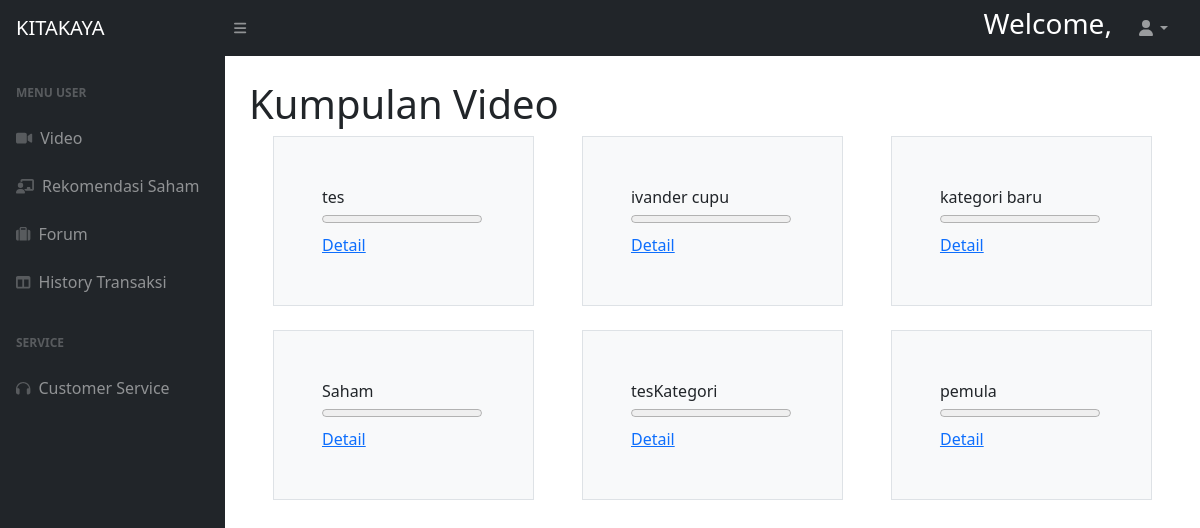
Screenshot of /public/halamanuservip.php with the database file from the repository.
### tables this page shows
CREATE TABLE `kategori_vid` (
  `id` int(11) NOT NULL,
  `nama_kategori` text NOT NULL
);

### config/database.php (called while the page is built, shortened)
<?php
    class Database{
        private static $instance;
        public $pdo;
        private function __construct()
        {
            $dsn = "mysql:host=".DB_HOST.";dbname=".DB_NAME.";charset=UTF8";
            $options = [
                PDO::ATTR_ERRMODE => PDO::ERRMODE_EXCEPTION,
                PDO::ATTR_DEFAULT_FETCH_MODE => PDO::FETCH_OBJ,
                PDO::ATTR_EMULATE_PREPARES => false
            ];
            try {
                $this->pdo = new PDO($dsn,DB_USER,DB_PASSWORD,$options);
            }
            catch(PDOException $e){
                echo  $e->getMessage();
            }
        }
        static function instance(){
            if(!isset(self::$instance)){
                self::$instance = new Database();
            }
            return self::$instance;
        }
        function query($sql,$args = NULL){
            if (!$args){
                return $this->pdo->query($sql);
            }
            $stmt = $this->pdo->prepare($sql);
            $stmt->execute($args);
            return $stmt;
        }
    }
?>

### models/Video.php (called while the page is built, shortened)
<?php
    class Video{
        public static function getVideo()
        {
            $db=Database::instance();
            $temp=$db->query("SELECT distinct k.nama_kategori, k.id FROM  kategori_vid k LEFT JOIN thread t ON t.f_kategori=k.id AND t.status_video = 1");
            return $temp->fetchAll();
        }
        public static function jumlahVideo($f)
        {
            $db=Database::instance();
            $temp=$db->query("SELECT count(*) as c FROM  thread WHERE f_kategori = :f AND status_video = 1", [
                "f"=>$f
            ]);
            return $temp->fetch();
        }
        public static function VideoWatchedPB($refuser, $refkategori)
        {
            $db=Database::instance();
            $temp=$db->query("SELECT count(*) as c FROM progressbar WHERE refuser = :refuser AND refkategori = :refkategori",[
                "refuser"=>$refuser,
                "refkategori"=>$refkategori,
            ]);
            return $temp->fetch();
        }
    }
?>

### public/halamanuservip.php (the view, shortened to what this page needs)
<?php
    $user = $_SESSION["user"];
    $munculkan = $user->nama;
?>
<!DOCTYPE html>
<html lang="en">
    <head>
        <link href="https://cdn.jsdelivr.net/npm/simple-datatables@latest/dist/style.css" rel="stylesheet" />
        <link href="../assets/css/punyaadmin.css" rel="stylesheet" />
    </head>
    <body class="sb-nav-fixed">
        <nav class="sb-topnav navbar navbar-expand navbar-dark bg-dark">
            <a class="navbar-brand ps-3" href="halamanuservip.php">KITAKAYA</a>
            <button class="btn btn-link btn-sm order-1 order-lg-0 me-4 me-lg-0" id="sidebarToggle" href="#!"><i class="fas fa-bars"></i></button>
            <form class="d-none d-md-inline-block form-inline ms-auto me-0 me-md-3 my-2 my-md-0">
                <div class="input-group">
                    <h3 style="color: white;">Welcome, <?= $munculkan?></h3>
                </div>
            </form>
            <ul class="navbar-nav ms-auto ms-md-0 me-3 me-lg-4">
                <li class="nav-item dropdown">
                    <a class="nav-link dropdown-toggle" id="navbarDropdown" href="#" role="button" data-bs-toggle="dropdown" aria-expanded="false"><i class="fas fa-user fa-fw"></i></a>
                </li>
            </ul>
        </nav>
        <div id="layoutSidenav">
            <div id="layoutSidenav_nav">
                <nav class="sb-sidenav accordion sb-sidenav-dark" id="sidenavAccordion">
                    <div class="sb-sidenav-menu">
                        <div class="nav">
                            <div class="sb-sidenav-menu-heading">Menu User</div>
                            <a class="nav-link" href="../public/halamanuservip.php">
                                <div class="sb-nav-link-icon"><i class="fas fa-video"></i></div>
                                Video
                            </a>
                            <a class="nav-link" href="../public/halamanuserviprekomendasi.php">
                                <div class="sb-nav-link-icon"><i class="fas fa-chalkboard-teacher"></i></div>
                                Rekomendasi Saham
                            </a>
                            <a class="nav-link" href="../public/halamanuservipforum.php">
                                <div class="sb-nav-link-icon"><i class="fas fa-suitcase"></i></div>
                                Forum
                            </a>
                            <a class="nav-link" href="../public/halamanhistorytransvip.php">
                                <div class="sb-nav-link-icon"><i class="fas fa-columns"></i></div>
                                History Transaksi
                            </a>
                            <div class="sb-sidenav-menu-heading">Service</div>
                            <a class="nav-link" href="../public/halamanuservipcs.php">
                                <div class="sb-nav-link-icon"><i class="fas fa-headphones"></i></div>
                                Customer Service
                            </a>
                        </div>
                    </div>
                </nav>
            </div>
            <div id="layoutSidenav_content">
                <main>
                    <div class="container-fluid px-4">
                        <h1 class="mt-4">Kumpulan Video</h1>
                        <?php
                            $video = Video::getVideo();
                        ?>
                            <div class="container px-4">
                                <div class="row gx-5 row row-cols-3">
                                <?php
                                    $user = $_SESSION["user"];
                                    $userid = $user->id;
                                    foreach($video as $idx => $video){
                                        $max = Video::jumlahVideo($video->id);
                                        $max = $max->c;
                                        $min = Video::VideoWatchedPB($userid, $video->id);
                                        $min = $min->c;
                                        ?>
                                        <div class="col">
                                                <div class="p-5 border bg-light">
                                                    <div><?= $video->nama_kategori ?></div>
                                                    <progress id="pb" value="<?=$min?>" max="<?=$max?>"></progress>
                                                    <div><a href="../controllers/vid.php?idvidVIP=true&id=<?=$video->nama_kategori?>&idkategori=<?=$video->id?>">Detail</a></div>
                                                </div>
                                                <br>
                                            </div>
                                        <?php
                                    }
                                ?>
                                </div>
                            </div>
                    </div>
                </main>
            </div>
        </div>
    </body>
</html>

### rows the page displays
kategori_vid: nama_kategori "tes", $min 0 (drawn)
kategori_vid: nama_kategori "ivander cupu", $min 0 (drawn)
kategori_vid: nama_kategori "kategori baru", $min 0 (drawn)
kategori_vid: nama_kategori "Saham", $min 0 (drawn)
kategori_vid: nama_kategori "tesKategori", $min 0 (drawn)
kategori_vid: nama_kategori "pemula", $min 0 (drawn)
